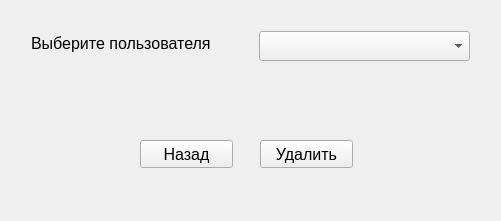
<?xml version="1.0" encoding="UTF-8"?>
<ui version="4.0">
 <class>deluser</class>
 <widget class="QWidget" name="deluser">
  <property name="geometry">
   <rect>
    <x>0</x>
    <y>0</y>
    <width>501</width>
    <height>221</height>
   </rect>
  </property>
  <property name="windowTitle">
   <string>Form</string>
  </property>
  <widget class="QComboBox" name="comboBox">
   <property name="geometry">
    <rect>
     <x>259</x>
     <y>31</y>
     <width>211</width>
     <height>30</height>
    </rect>
   </property>
   <property name="font">
    <font>
     <pointsize>12</pointsize>
    </font>
   </property>
  </widget>
  <widget class="QLabel" name="label">
   <property name="geometry">
    <rect>
     <x>31</x>
     <y>31</y>
     <width>222</width>
     <height>24</height>
    </rect>
   </property>
   <property name="font">
    <font>
     <pointsize>12</pointsize>
    </font>
   </property>
   <property name="text">
    <string>Выберите пользователя</string>
   </property>
  </widget>
  <widget class="QPushButton" name="del">
   <property name="geometry">
    <rect>
     <x>260</x>
     <y>140</y>
     <width>93</width>
     <height>28</height>
    </rect>
   </property>
   <property name="font">
    <font>
     <pointsize>12</pointsize>
    </font>
   </property>
   <property name="text">
    <string>Удалить</string>
   </property>
  </widget>
  <widget class="QPushButton" name="back">
   <property name="geometry">
    <rect>
     <x>140</x>
     <y>140</y>
     <width>93</width>
     <height>28</height>
    </rect>
   </property>
   <property name="font">
    <font>
     <pointsize>12</pointsize>
    </font>
   </property>
   <property name="text">
    <string>Назад</string>
   </property>
  </widget>
  <widget class="QLabel" name="label_2">
   <property name="geometry">
    <rect>
     <x>40</x>
     <y>80</y>
     <width>421</width>
     <height>41</height>
    </rect>
   </property>
   <property name="font">
    <font>
     <pointsize>12</pointsize>
    </font>
   </property>
   <property name="text">
    <string/>
   </property>
  </widget>
 </widget>
 <resources/>
 <connections/>
</ui>
